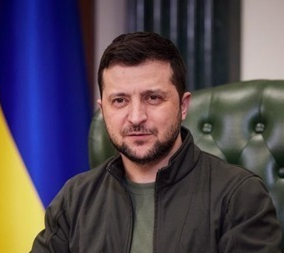
#> input picture lab8/Chyzhmotria.png, 284 x 253 px
$ python Task_5.py
#> lines starting #> are read from the running program, lines starting #| are printed output that depends on the picture
import cv2
import numpy as np
import matplotlib.pyplot as plt


def main(full_img="messi_full.jpg", face_img="messi_face.jpg"):
#> called with full_img = 'Chyzhmotria.png', face_img = 'Chyzhmotria_face.png'
    img = cv2.imread(full_img, 0)
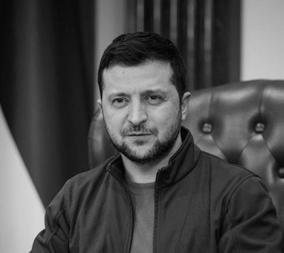
#> img: shape (253, 284); min 0, max 219, mean 74.3
    img2 = img.copy()
    template = cv2.imread(face_img, 0)
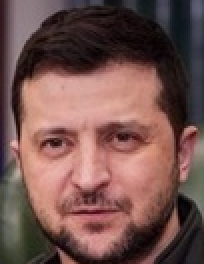
#> input picture lab8/Chyzhmotria_face.png, 102 x 132 px (shown 2 times larger)
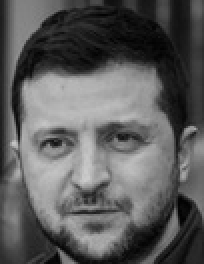
#> template: shape (132, 102) (shown 2 times larger); min 1, max 204, mean 91.9

    w, h = template.shape[::-1]
#> w = 102; h = 132
    methods = ["cv2.TM_CCOEFF", "cv2.TM_CCOEFF_NORMED", "cv2.TM_CCORR",
                  "cv2.TM_CCORR_NORMED", "cv2.TM_SQDIFF", "cv2.TM_SQDIFF_NORMED"]

    for meth in methods:
        img = img2.copy()
        method = eval(meth)

        res = cv2.matchTemplate(img, template, method)
        min_val, max_val, min_loc, max_loc = cv2.minMaxLoc(res)

        if method in [cv2.TM_SQDIFF, cv2.TM_SQDIFF_NORMED]:
            top_left = min_loc
        else:
            top_left = max_loc

        bottom_right = (top_left[0] + w, top_left[1] + h)

        cv2.rectangle(img, top_left, bottom_right, 255, 2)

        plt.subplot(121), plt.imshow(res, cmap="gray")
        plt.title("Matching Result"), plt.xticks([]), plt.yticks([])
        plt.subplot(122), plt.imshow(img, cmap="gray")
        plt.title("Detected Point"), plt.xticks([]), plt.yticks([])
        plt.suptitle(meth)

        plt.show()
#> this loop made 6 passes
#> (min_val, max_val, min_loc, max_loc) on passes 1 to 6: (-12003919, 42835284, (60, 103), (92, 29)), (-0.382, 1, (48, 112), (92, 29)), (46858300, 156639520, (0, 0), (92, 29)), (0.589, 1, (22, 0), (92, 29)), (32, 107956760, (92, 29), (44, 66)), (6.38e-08, 1, (92, 29), (0, 0))
#> pass 1, in main, `res = cv2.matchTemplate(img, template, method)`:
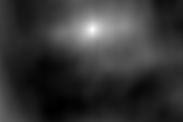
#> res: shape (122, 183) float32; min -12003919, max 42835284, mean -496371.1; drawn with min black and max white
#> pass 1, in main, `plt.show()`:
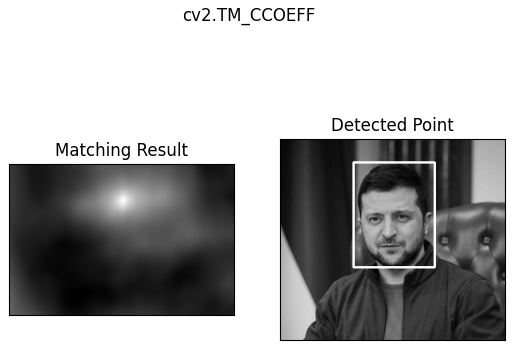
#> figure drawn by matplotlib, 2 panels
#> pass 3, in main, `res = cv2.matchTemplate(img, template, method)`:
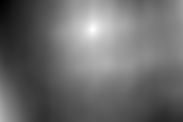
#> res: shape (122, 183) float32; min 46858300, max 156639520, mean 93505120; drawn with min black and max white
#> after the loop:
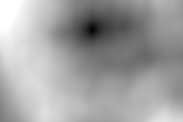
#> res: shape (122, 183) float32; min 6.38e-08, max 1, mean 0.635


if __name__ == "__main__":
    main('Chyzhmotria.png', 'Chyzhmotria_face.png')
